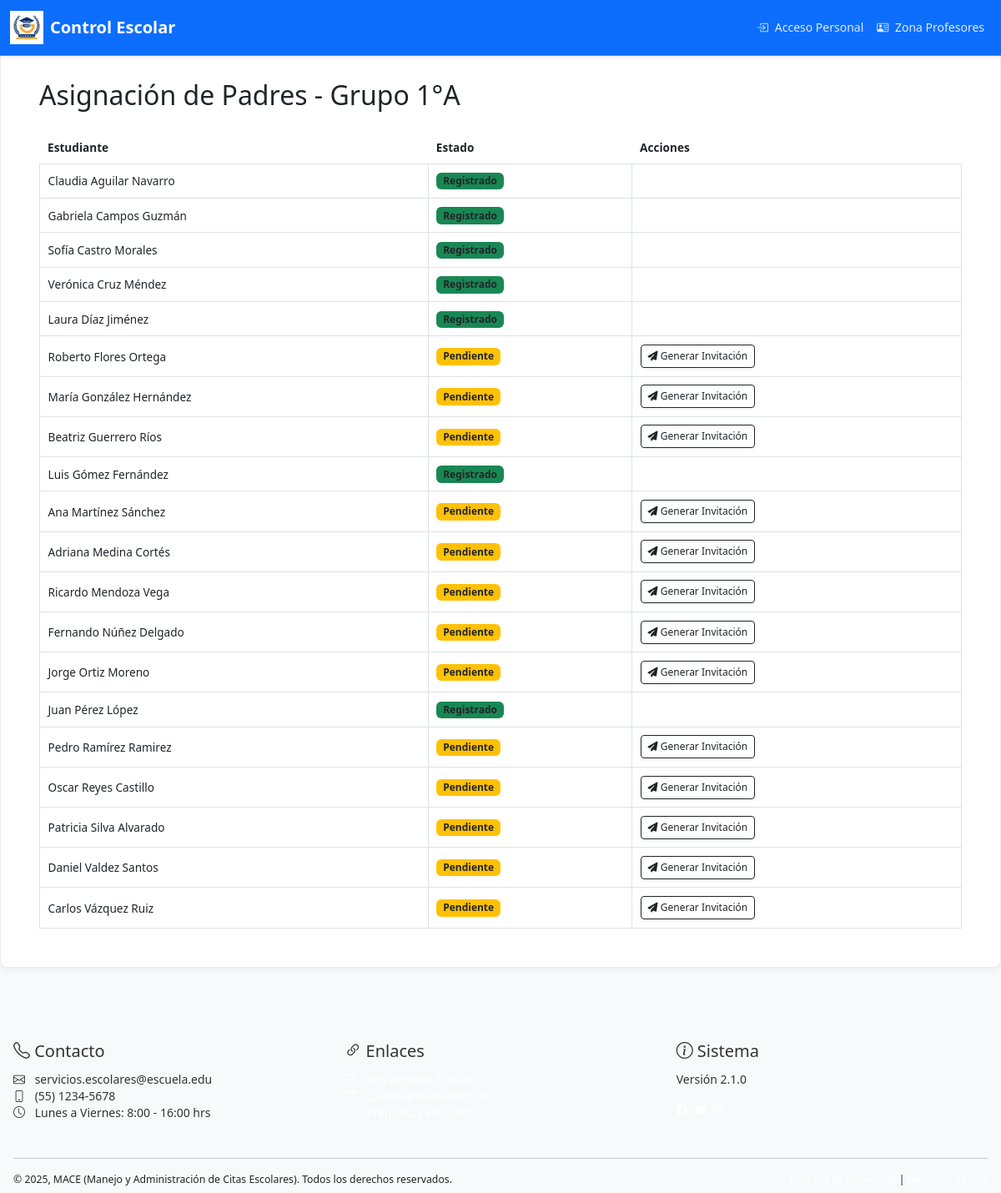
The app's page /servicios_escolares/asignar-padres-grupo/1 with its own data.
### estudiantes/models.py (models this page shows, shortened)
class Grupo(models.Model):
    TURNOS = [
        ('M', 'Matutino'),
        ('V', 'Vespertino'),
        ('C', 'Completo'),
    ]
    grado = models.ForeignKey(Grado, on_delete=models.PROTECT, related_name='grupos')
    ciclo = models.ForeignKey(CicloEscolar, on_delete=models.CASCADE)
    letra = models.CharField(
        max_length=1,
        help_text="Letra identificadora (A, B, C...)"
    )
    turno = models.CharField(
        max_length=1,
        choices=TURNOS,
        default='M'  # Matutino por defecto
    )
    capacidad = models.PositiveSmallIntegerField(
        default=30,
        validators=[MinValueValidator(10), MaxValueValidator(50)]
    )
    aula = models.CharField(
        max_length=10,
        blank=True,
        help_text="Número o identificador del aula"
    )
    class Meta:
        verbose_name = "Grupo"
        verbose_name_plural = "Grupos"
        unique_together = ('grado', 'ciclo', 'letra', 'turno')
        ordering = ['grado__nivel__orden', 'grado__numero', 'letra']
    """
    activo = models.BooleanField(
        default=True,
        verbose_name="Estatus Activo"
    )"""

class Grado(models.Model):
    ciclo = models.ForeignKey(
        'CicloEscolar',
        on_delete=models.CASCADE,
        related_name='grados_del_ciclo',
        verbose_name="Ciclo Escolar",
        null=True, blank=True
    )
    nivel = models.ForeignKey(
        NivelEducativo,
        on_delete=models.CASCADE,
        related_name='grados_por_nivel'
    )
    numero = models.PositiveSmallIntegerField(
        validators=[MinValueValidator(1), MaxValueValidator(12)],
        help_text="Número del grado (1 a 12)"
    )
    nombre = models.CharField(
        max_length=30,
        blank=True,
        help_text="Ej: Primer grado, Segundo año"
    )
    class Meta:
        verbose_name = "Grado"
        verbose_name_plural = "Grados"
        unique_together = ('ciclo', 'nivel', 'numero')  # Modificado
        ordering = ['nivel__orden', 'numero']

class Estudiante(models.Model):
    matricula = models.CharField(
        max_length=20,
        unique=True,
        verbose_name="Matrícula"
    )
    nombre = models.CharField(
        max_length=50,
        verbose_name="Nombre(s)"
    )
    apellido_paterno = models.CharField(
        max_length=50,
        verbose_name="Apellido Paterno"
    )
    apellido_materno = models.CharField(
        max_length=50,
        blank=True,
        verbose_name="Apellido Materno"
    )
    fecha_nacimiento = models.DateField(
        verbose_name="Fecha de Nacimiento",
        null=True,
        blank=True  # Permitir que esté vacío inicialmente
    )
    curp = models.CharField(
        max_length=18,
        unique=True,
        validators=[RegexValidator(
            regex=r'^[A-Z]{4}[0-9]{6}[HM][A-Z]{5}[0-9A-Z]{2}$',
            message='CURP inválida.'
        )],
        verbose_name="CURP",
        blank=True,  # Permitir que esté vacío inicialmente
        null=True  # Y que sea NULL en la base de datos
    )
    grupo_actual = models.ForeignKey(
        Grupo,
        on_delete=models.PROTECT,
        related_name='estudiantes',
        verbose_name="Grupo Actual",
        null=True,  # Permitir NULL temporalmente
        blank=True  # Permitir que esté vacío en formularios
    )
    fecha_inscripcion = models.DateField(
        auto_now_add=True,
        verbose_name="Fecha de Inscripción"
    )
    ciclo_inscripcion = models.ForeignKey(
        CicloEscolar,
        on_delete=models.PROTECT,
        related_name='estudiantes',
        verbose_name="Ciclo de Inscripción",
        null=True,  # Temporalmente permitir nulos
        blank=True  # Permitir que esté vacío en formularios
    )
    padre = models.ForeignKey(
        'padres.Padre',  # ¡Aquí está el cambio! 'padres.Padre' en lugar de solo 'Padre'
        on_delete=models.SET_NULL,
        related_name='hijos',
        verbose_name="Padre/Tutor",
        null=True,
        blank=True
    )
    class Meta:
        verbose_name = "Estudiante"
        verbose_name_plural = "Estudiantes"
        ordering = ['grupo_actual', 'apellido_paterno', 'apellido_materno']
        indexes = [
            models.Index(fields=['apellido_paterno', 'apellido_materno']),
        ]
    def nombre_completo(self):
        return f"{self.nombre} {self.apellido_paterno} {self.apellido_materno or ''}".strip()
    registro_token = models.UUIDField(default=uuid.uuid4, editable=False, unique=True)

### servicios_escolares/views.py (the view)
# urls.py: path('asignar-padres-grupo/<int:grupo_id>', views.asignar_padres_grupo,
def asignar_padres_grupo(request, grupo_id):
    grupo = get_object_or_404(Grupo, pk=grupo_id)
    estudiantes = Estudiante.objects.filter(grupo_actual=grupo)
    for estudiante in estudiantes:
        estudiante.enlace_registro = f"{request.scheme}://{request.get_host()}/padres/registro/{estudiante.registro_token}/"
    return render(request, 'servicios_escolares/administracion/asignar_padres_grupo.html', {
        'grupo': grupo,
        'estudiantes': estudiantes
    })

### templates/servicios_escolares/administracion/asignar_padres_grupo.html (shortened to what this page needs)
{% extends 'servicios_escolares/base.html' %}
{% block content %}
<div class="container">
    <h2 class="my-4">Asignación de Padres - Grupo {{ grupo.grado.numero }}°{{ grupo.letra }}</h2>
    <div class="table-responsive">
        <table class="table table-hover">
            <thead>
                <tr>
                    <th>Estudiante</th>
                    <th>Estado</th>
                    <th>Acciones</th>
                </tr>
            </thead>
            <tbody>
                {% for estudiante in estudiantes %}
                <tr>
                    <td>{{ estudiante.nombre_completo }}</td>
                    <td>
                        {% if estudiante.padre %}
                            <span class="badge bg-success">Registrado</span>
                        {% else %}
                            <span class="badge bg-warning text-dark">Pendiente</span>
                        {% endif %}
                    </td>
                    <td>
                        {% if not estudiante.padre %}
                        <div class="btn-group">
                            <button class="btn btn-sm btn-primary generar-enlace"
                                    data-enlace="{{ request.scheme }}://{{ request.get_host }}/padres/registro/{{ estudiante.registro_token }}/"
                                    data-nombre="{{ estudiante.nombre_completo }}">
                                <i class="fas fa-paper-plane"></i> Generar Invitación
                            </button>
                        </div>
                        {% endif %}
                    </td>
                </tr>
                {% endfor %}
            </tbody>
        </table>
    </div>
</div>
{% endblock %}

### records on screen
Grupo: grado.numero "1", letra "A"
Estudiante: nombre_completo "Claudia Aguilar Navarro", shows "Registrado"
Estudiante: nombre_completo "Gabriela Campos Guzmán", shows "Registrado"
Estudiante: nombre_completo "Sofía Castro Morales", shows "Registrado"
Estudiante: nombre_completo "Verónica Cruz Méndez", shows "Registrado"
Estudiante: nombre_completo "Laura Díaz Jiménez", shows "Registrado"
Estudiante: nombre_completo "Roberto Flores Ortega", shows "Pendiente"
Estudiante: nombre_completo "María González Hernández", shows "Pendiente"
Estudiante: nombre_completo "Beatriz Guerrero Ríos", shows "Pendiente"
Estudiante: nombre_completo "Luis Gómez Fernández", shows "Registrado"
Estudiante: nombre_completo "Ana Martínez Sánchez", shows "Pendiente"
Estudiante: nombre_completo "Adriana Medina Cortés", shows "Pendiente"
Estudiante: nombre_completo "Ricardo Mendoza Vega", shows "Pendiente"
Estudiante: nombre_completo "Fernando Núñez Delgado", shows "Pendiente"
Estudiante: nombre_completo "Jorge Ortiz Moreno", shows "Pendiente"
Estudiante: nombre_completo "Juan Pérez López", shows "Registrado"
Estudiante: nombre_completo "Pedro Ramírez Ramirez", shows "Pendiente"
Estudiante: nombre_completo "Oscar Reyes Castillo", shows "Pendiente"
Estudiante: nombre_completo "Patricia Silva Alvarado", shows "Pendiente"
Estudiante: nombre_completo "Daniel Valdez Santos", shows "Pendiente"
Estudiante: nombre_completo "Carlos Vázquez Ruiz", shows "Pendiente"
